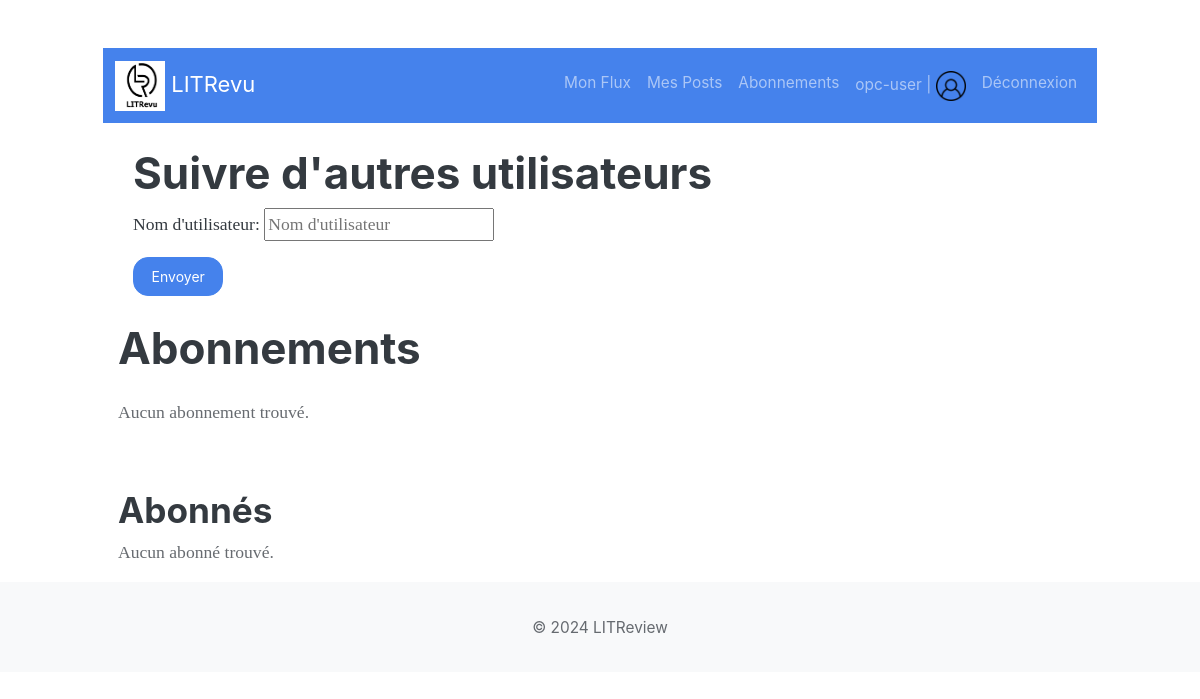
Before: /feed/follows/ (signed in) with the older database file.
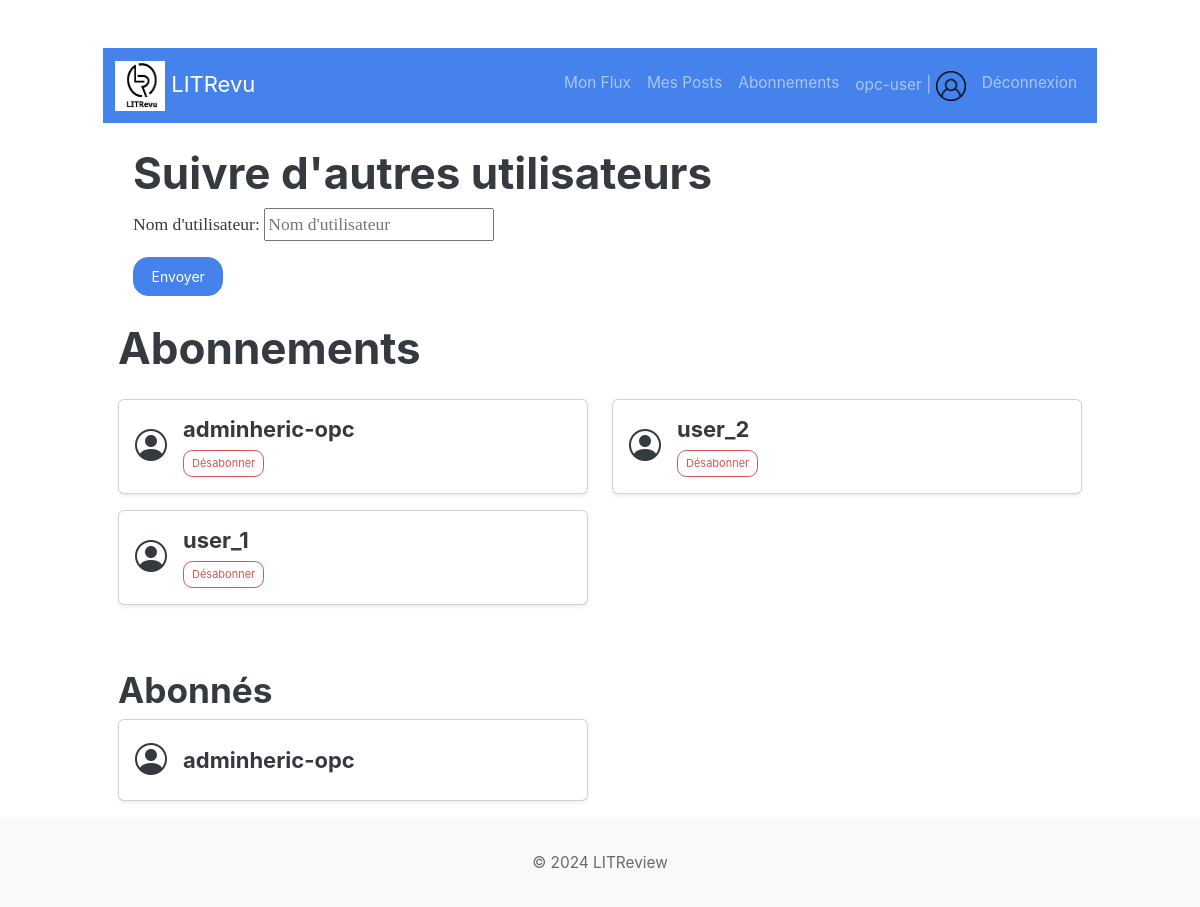
After: the same page with the newer database file.
### feed/models.py (models this page shows)
class UserFollows(models.Model):
    user = models.ForeignKey(settings.AUTH_USER_MODEL, on_delete=models.CASCADE, related_name='following')
    followed_user = models.ForeignKey(settings.AUTH_USER_MODEL, on_delete=models.CASCADE, related_name='followed_by')
    class Meta:
        unique_together = ('user', 'followed_user')

### accounts/models.py (models this page shows)
class User(AbstractUser):
    pass

### feed/views.py (the view, shortened to what this page needs)
# urls.py: path('follows/', UserFollowsCreateView.as_view(), name='follow_list'),
class UserFollowsCreateView(LoginRequiredMixin, ListView):
    model = UserFollows
    template_name = 'feed/user_follows.html'
    context_object_name = 'follows'
    def get_queryset(self):
        return UserFollows.objects.filter(user=self.request.user)
    def get_context_data(self, **kwargs):
        context = super().get_context_data(**kwargs)
        context['form'] = UserFollowForm()
        context['followers'] = UserFollows.objects.filter(followed_user=self.request.user)
        return context

### feed/forms.py (shortened to what this page needs)
class UserFollowForm(forms.Form):
    username = forms.CharField(label='Nom d\'utilisateur', max_length=150,
                               widget=forms.TextInput(attrs={'placeholder': 'Nom d\'utilisateur'}))

### feed/templates/feed/user_follows.html (shortened to what this page needs)
{% extends 'base.html' %}
{% block content %}
<div class="container mt-4">
    {% include 'feed/add_follow.html' with form=form %}
    <h1 class="mb-4">Abonnements</h1>
    <div class="row">
        {% for follow in follows %}
        <div class="col-md-6 mb-3">
            <div class="card shadow-sm">
                <div class="card-body d-flex align-items-center">
                    <i class="bi bi-person-circle me-3" style="font-size: 2rem;"></i>
                    <div>
                        <h5 class="card-title mb-0">{{ follow.followed_user.username }}</h5>
                        <a href="{% url 'feed:unfollow' follow.id %}" class="btn btn-sm btn-outline-danger mt-2">Désabonner</a>
                    </div>
                </div>
            </div>
        </div>
        {% empty %}
        <p class="text-muted">Aucun abonnement trouvé.</p>
        {% endfor %}
    </div>
    <h2 class="mt-5">Abonnés</h2>
    <div class="row">
        {% for follower in followers %}
        <div class="col-md-6 mb-3">
            <div class="card shadow-sm">
                <div class="card-body d-flex align-items-center">
                    <i class="bi bi-person-circle me-3" style="font-size: 2rem;"></i>
                    <div>
                        <h5 class="card-title mb-0">{{ follower.user.username }}</h5>
                    </div>
                </div>
            </div>
        </div>
        {% empty %}
        <p class="text-muted">Aucun abonné trouvé.</p>
        {% endfor %}
    </div>
</div>
{% endblock %}

Changed rows visible on the page:
added UserFollows: followed_user.username "adminheric-opc", shown under "Abonnements"
added UserFollows: followed_user.username "user_2", shown under "Abonnements"
added UserFollows: followed_user.username "user_1", shown under "Abonnements"
added UserFollows: user.username "adminheric-opc", shown under "Abonnés"
Other visible differences:
text no longer shown: "Aucun abonnement trouvé. Aucun abonné trouvé."
